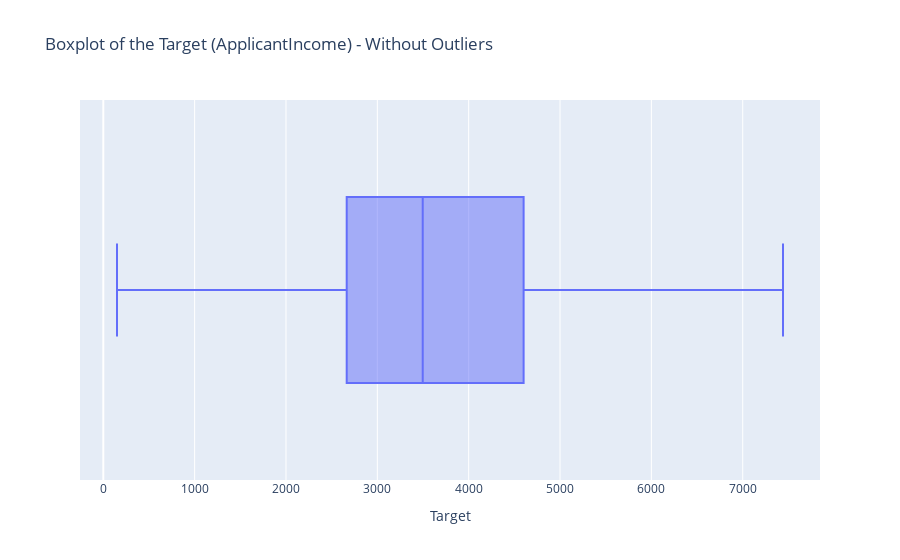

The notebook cell saved with this chart:
### Code cell
mask_ApplicantIncome = df['ApplicantIncome'] <= 7441

print(df[mask_ApplicantIncome].head())
print(df[mask_ApplicantIncome].info())

fig = px.box(
    data_frame=df[mask_ApplicantIncome], 
    x='ApplicantIncome', 
    orientation='h',
    title='Boxplot of the Target (ApplicantIncome) - Without Outliers')

fig.update_layout(xaxis_title='Target')
fig.show()

### Figure 1 — Plotly figure (JSON) as saved in the notebook; plotly's stock layout.template omitted (floating-point values rounded to 4 significant figures; data arrays with more than 128 entries replaced by an {"elided": "..."} marker saying what was removed)
{"data": [{"alignmentgroup": "True", "hovertemplate": "ApplicantIncome=%{x}<extra></extra>", "legendgroup": "", "marker": {"color": "#636efa"}, "name": "", "notched": false, "offsetgroup": "", "orientation": "h", "showlegend": false, "type": "box", "x": {"elided": "469 int values"}, "x0": " ", "xaxis": "x", "y0": " ", "yaxis": "y"}], "layout": {"boxmode": "group", "legend": {"tracegroupgap": 0}, "title": {"text": "Boxplot of the Target (ApplicantIncome) - Without Outliers"}, "xaxis": {"anchor": "y", "domain": [0, 1], "title": {"text": "Target"}}, "yaxis": {"anchor": "x", "domain": [0, 1]}}}
